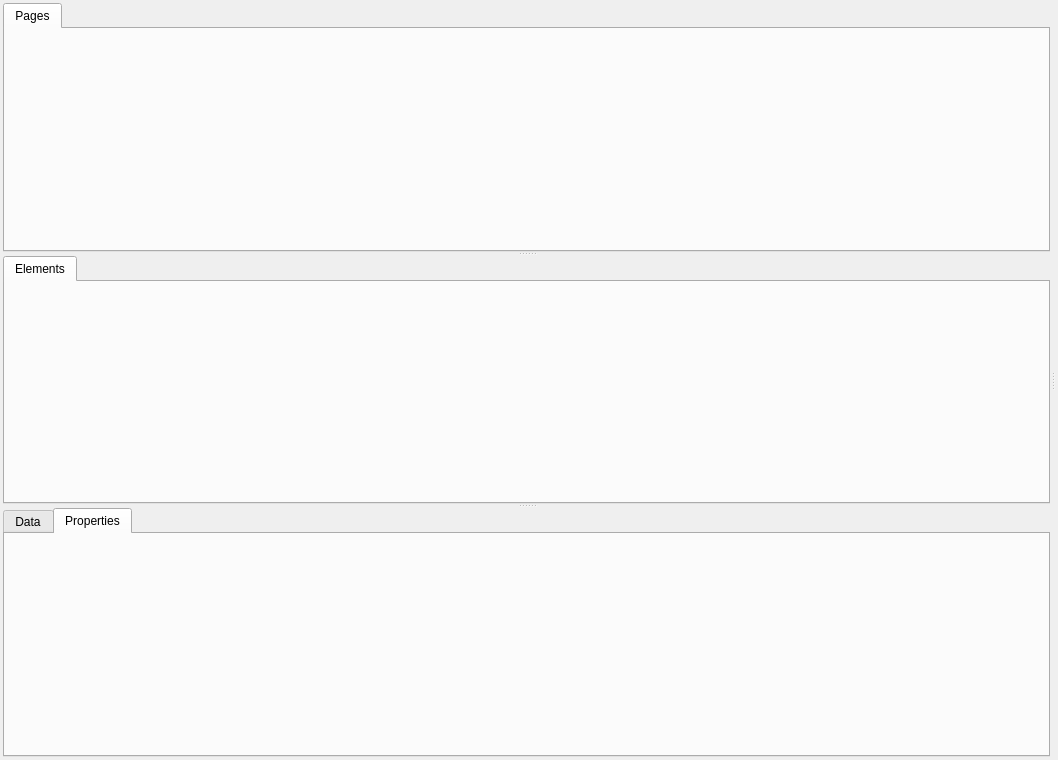
<?xml version="1.0" encoding="UTF-8"?>
<ui version="4.0">
 <class>BoardPage</class>
 <widget class="QWidget" name="BoardPage">
  <property name="geometry">
   <rect>
    <x>0</x>
    <y>0</y>
    <width>1058</width>
    <height>760</height>
   </rect>
  </property>
  <property name="acceptDrops">
   <bool>false</bool>
  </property>
  <property name="windowTitle">
   <string>Form</string>
  </property>
  <layout class="QVBoxLayout" name="verticalLayout_7">
   <property name="spacing">
    <number>3</number>
   </property>
   <property name="leftMargin">
    <number>3</number>
   </property>
   <property name="topMargin">
    <number>3</number>
   </property>
   <property name="rightMargin">
    <number>3</number>
   </property>
   <property name="bottomMargin">
    <number>3</number>
   </property>
   <item>
    <widget class="QSplitter" name="hsplitter">
     <property name="orientation">
      <enum>Qt::Horizontal</enum>
     </property>
     <property name="handleWidth">
      <number>5</number>
     </property>
     <property name="childrenCollapsible">
      <bool>false</bool>
     </property>
     <widget class="QWidget" name="editionWidget" native="true">
      <layout class="QVBoxLayout" name="verticalLayout_6">
       <property name="leftMargin">
        <number>0</number>
       </property>
       <property name="topMargin">
        <number>0</number>
       </property>
       <property name="rightMargin">
        <number>0</number>
       </property>
       <property name="bottomMargin">
        <number>0</number>
       </property>
       <item>
        <widget class="QSplitter" name="vsplitter">
         <property name="orientation">
          <enum>Qt::Vertical</enum>
         </property>
         <property name="childrenCollapsible">
          <bool>false</bool>
         </property>
         <widget class="QTabWidget" name="tabWidget_2">
          <property name="currentIndex">
           <number>0</number>
          </property>
          <widget class="QWidget" name="tab_4">
           <attribute name="title">
            <string>Pages</string>
           </attribute>
           <layout class="QVBoxLayout" name="verticalLayout_4">
            <item>
             <widget class="PagePickerWidget" name="pagePicker" native="true"/>
            </item>
           </layout>
          </widget>
         </widget>
         <widget class="QTabWidget" name="tabWidget_3">
          <property name="currentIndex">
           <number>0</number>
          </property>
          <widget class="QWidget" name="tab_5">
           <attribute name="title">
            <string>Elements</string>
           </attribute>
           <layout class="QVBoxLayout" name="verticalLayout_5">
            <item>
             <widget class="ElementPickerWidget" name="visuElementPicker" native="true"/>
            </item>
           </layout>
          </widget>
         </widget>
         <widget class="QTabWidget" name="tabWidget_4">
          <property name="currentIndex">
           <number>1</number>
          </property>
          <widget class="QWidget" name="tab_6">
           <attribute name="title">
            <string>Data</string>
           </attribute>
           <layout class="QVBoxLayout" name="verticalLayout">
            <item>
             <widget class="ParameterPickerWidget" name="parameterPicker" native="true"/>
            </item>
           </layout>
          </widget>
          <widget class="QWidget" name="tab_7">
           <attribute name="title">
            <string>Properties</string>
           </attribute>
           <layout class="QVBoxLayout" name="verticalLayout_3">
            <item>
             <widget class="PropertiesPickerWidget" name="propertiesPicker" native="true"/>
            </item>
           </layout>
          </widget>
         </widget>
        </widget>
       </item>
      </layout>
     </widget>
     <widget class="QWidget" name="layoutWidget">
      <layout class="QVBoxLayout" name="verticalLayoutBoard">
       <property name="spacing">
        <number>2</number>
       </property>
       <property name="topMargin">
        <number>1</number>
       </property>
      </layout>
     </widget>
    </widget>
   </item>
  </layout>
 </widget>
 <customwidgets>
  <customwidget>
   <class>ParameterPickerWidget</class>
   <extends>QWidget</extends>
   <header>ui/widgets/parameter_picker_widget.h</header>
   <container>1</container>
  </customwidget>
  <customwidget>
   <class>PagePickerWidget</class>
   <extends>QWidget</extends>
   <header>ui/widgets/page_picker_widget.h</header>
   <container>1</container>
  </customwidget>
  <customwidget>
   <class>ElementPickerWidget</class>
   <extends>QWidget</extends>
   <header>ui/widgets/element_picker_widget.h</header>
   <container>1</container>
  </customwidget>
  <customwidget>
   <class>PropertiesPickerWidget</class>
   <extends>QWidget</extends>
   <header>ui/widgets/properties_picker_widget.h</header>
   <container>1</container>
  </customwidget>
 </customwidgets>
 <resources/>
 <connections/>
</ui>
